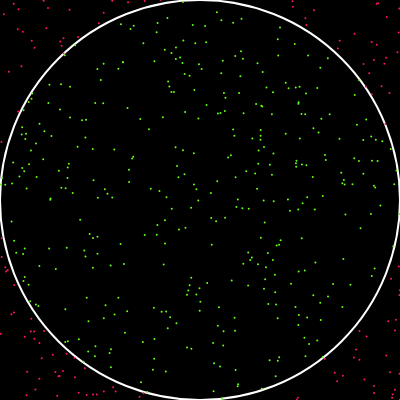
Frame 1 (no input)
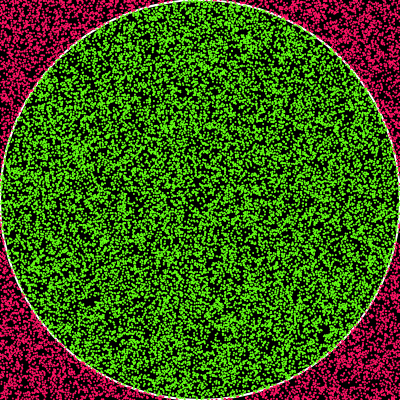
Frame 60 (no input)
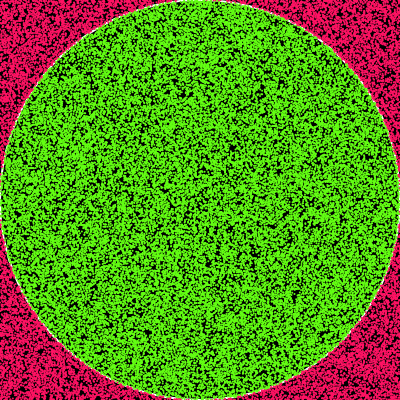
Frame 120 (the mouse pressed at the canvas centre since frame 60)

The p5.js sketch that drew these frames (run headless with seeded random() and noise() and a simulated clock; from frame 60 on, the mouse is pressed at the canvas centre):

// p5.js sketch
// ── sketch.js
const r = 200;
let total = 0;
let in_circle = 0

function setup() {
  createCanvas(r * 2, r * 2);
  background(0);
  stroke(255);
  strokeWeight(2);
  translate(r, r);
  noFill();
  ellipse(0, 0, r * 2, r * 2);
}

function draw() {
  for (var i = 0; i < 500; i++) {
    x = random(0, r * 2);
    y = random(0, r * 2);
    if (distance(x, y) <= r * r) {
      stroke(100, 255, 20);
      in_circle++;
    } else {
      stroke(255, 20, 100);
    }
    total++;
    point(x, y);
  }
  pi_estimate();
}

function distance(x, y) {
  xr = x - r;
  yr = y - r;
  return xr * xr + yr * yr;
}

function pi_estimate() {
  console.log(4 * (in_circle / total));
}
